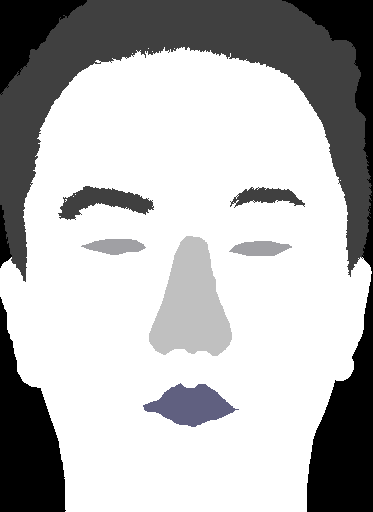
#> input picture 04.bmp, 373 x 512 px, given as the content of the folder dataset/test, which was not available
$ python evaluateSegment.py 04.bmp
#> lines starting #> are read from the running program, lines starting #| are printed output that depends on the picture; after the words box and inside, x2 and y2 are one past the last pixel; in counts of white or black regions, pixels touching at a corner belong together; pictures that were not available may be replaced by others from this repository, and a replacement may not be noted
### imageSegment.py
# -*- coding: utf-8 -*-
"""
imageSegment.py

YOUR WORKING FUNCTION

"""
import cv2
import numpy as np


input_dir = 'dataset/test'
output_dir = 'dataset/output'

# you are allowed to import other Python packages above
##########################
# [147 lines left out: function segmentImage, not called in this run]

### evaluateSegment.py
# -*- coding: utf-8 -*-
"""
Created on Sun Aug 29 03:57:37 2021

DO NOT MODIFY ANY CODES IN THIS FILE EXCEPT THE DEFAULT PARAMETERS
OTHERWISE YOUR RESULTS MAY BE INCORRECTLY EVALUATED!

@author: LOH

For questions or bug reporting, please send an email to yploh@mmu.edu.my
"""

import numpy as np
import matplotlib.pyplot as plt
import matplotlib.cm as cm
import cv2
import importlib
import sys, getopt
from prettytable import PrettyTable
import imageSegment as seg
from os import listdir
from os.path import isfile, join, splitext

# Default parameters (the only code you can change)
verbose = False #False, 1, or 2
input_dir = 'dataset/test'
output_dir = 'dataset/output'
groundtruth_dir = 'dataset/groundtruth'
numImages = 50
eps = 0.00000001

onlyfiles = [f for f in listdir(input_dir) if isfile(join(input_dir, f))]
files = onlyfiles[0:numImages]

## Read command linehargs
myopts, args = getopt.getopt(sys.argv[1:],"i:vph")

# Reload module
importlib.reload(seg)

################################################
# o == option    a == argument passed to the o #
################################################

# parsing command line args
for o, a in myopts:
    #print(o)
    #print(a)
    if o == '-v':
        verbose = 1
    elif o == '-p':
        verbose = 2
    elif o == '-h':
        print("\nUsage: %s -v to show evaluation for every image" % sys.argv[0])
        print("                           -p to show average evaluation of every face part")
        sys.exit()
    else:
        print(' ')

error = np.zeros((numImages,6),)
precision = np.zeros((numImages,6),)
recall = np.zeros((numImages,6),)
iou = np.zeros((numImages,6),)

# Evaluate each image and compare with ground-truth
for i,name in enumerate(files):
    inputImg = cv2.imread(input_dir + '/' + name)
#> inputImg is the input picture: shape (512, 373, 3); mean B, G, R 183, 182.6, 182.6
    outputImg = seg.segmentImage(inputImg).astype('float32')
#> in segmentImage, `img_hsv = cv2.cvtColor(img, cv2.COLOR_BGR2HSV)`: img_hsv: shape (512, 373, 3); mean H, S, V 2.4, 0.9, 183
#> in segmentImage, `img_lab = cv2.cvtColor(img, cv2.COLOR_BGR2LAB)`: img_lab: shape (512, 373, 3); mean of channels 0, 1, 2 183.9, 128.1, 127.8
#> in segmentImage, `img_ycbcr = cv2.cvtColor(img, cv2.COLOR_BGR2YCR_CB)`: img_ycbcr: shape (512, 373, 3); mean of channels 0, 1, 2 182.7, 128, 128.2
#> in segmentImage, `img_xyz = cv2.cvtColor(img, cv2.COLOR_BGR2XYZ)`: img_xyz: shape (512, 373, 3); mean of channels 0, 1, 2 173.4, 182.6, 184.8
#> in segmentImage, `img_yuv = cv2.cvtColor(img, cv2.COLOR_BGR2YUV)`: img_yuv: shape (512, 373, 3); mean of channels 0, 1, 2 182.7, 128.2, 127.9
#> in background_segmentation, `mask = cv2.inRange(image, lower_range, upper_range)`:
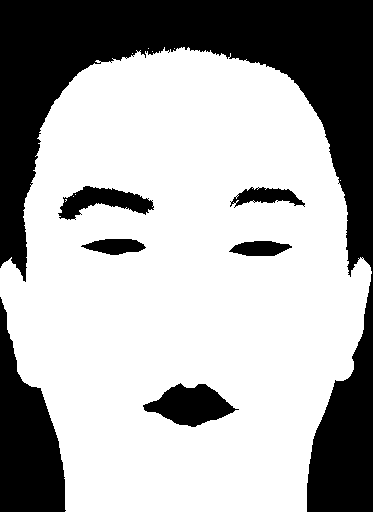
#> mask: shape (512, 373); 67.1% white; 7 black regions, largest, box (x1, y1, x2, y2) and area: (0, 0, 373, 512) 48305, (0, 297, 66, 512) 8243, (143, 383, 239, 427) 2412
#> in background_segmentation, `background = cv2.bitwise_and(image, image, mask = mask)`: background: shape (512, 373, 3); mean of channels 0, 1, 2 169, 85.9, 85.9
#> in background_segmentation, `background = cv2.morphologyEx(background, cv2.MORPH_CLOSE, kernelCross..`: background: shape (512, 373, 3); mean of channels 0, 1, 2 168.5, 85.7, 85.7
#> in hairEyebrows_segmentation, `cv2.fillPoly(image, pts = [block], color =(255,255,255))`: image: shape (512, 373, 3); mean of channels 0, 1, 2 179.4, 187, 188.1
#> in hairEyebrows_segmentation, `mask = cv2.inRange(image, lower_range, upper_range)`:
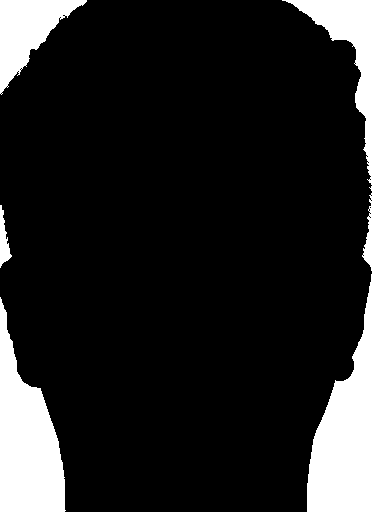
#> mask: shape (512, 373); 13.4% white; 4 white regions, box (x1, y1, x2, y2) and area: (282, 0, 373, 512) 13267, (0, 297, 66, 512) 8243, (0, 0, 87, 95) 3755, (0, 205, 12, 268) 378
#> in hairEyebrows_segmentation, `hairEyebrows = cv2.bitwise_and(image, image, mask = mask)`: hairEyebrows: shape (512, 373, 3); every value is 0
#> in mouth_segmentation, `mouth_roi = image[370:460,70:280]`: mouth_roi: shape (90, 210, 3); mean of channels 0, 1, 2 236.1, 128.9, 125.7
#> in mouth_segmentation, `roi = mouth[370:460,70:280]`: roi: shape (90, 210, 3); every value is 0
#> in mouth_segmentation, `mouth[370:460,70:280] = result`: mouth: shape (512, 373, 3); mean of channels 0, 1, 2 23.4, 12.8, 12.4
#> in mouth_segmentation, `mask = cv2.inRange(mouth, lower_range, upper_range)`: mask: shape (512, 373); every value is 0
#> in eyes_segmentation, `eyes_edges = cv2.Canny(image, threshold1=100,threshold2=180)`:
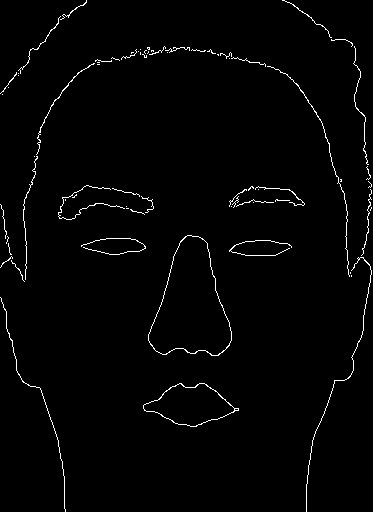
#> eyes_edges: shape (512, 373); 1.7% white in thin lines or dots
#> in eyes_segmentation, `eyes_roi = eyes_edges[210:290,60:310]`:
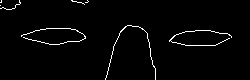
#> eyes_roi: shape (80, 250); 2.2% white in thin lines or dots
#> in eyes_segmentation, `roi = eyes[210:290,60:310]`: roi: shape (80, 250); every value is 0
#> in eyes_segmentation, `eyes[210:290,60:310] = result`:
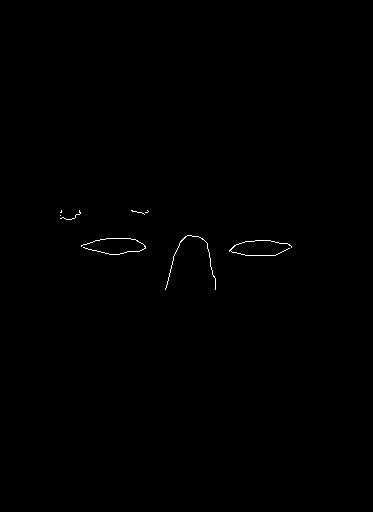
#> eyes: shape (512, 373); 0.23% white in thin lines or dots, all inside (x1, y1, x2, y2) = (60, 210, 292, 290)
#> in eyes_segmentation, `eyes = cv2.morphologyEx(eyes,cv2.MORPH_CLOSE,kernelEllipse,iterations=5)`: eyes: shape (512, 373); 2.5% white; 1 white region, box (x1, y1, x2, y2) and area: (65, 215, 292, 285) 4681
#> in nose_segmentation, `nose_roi = image[200:380,110:240]`: nose_roi: shape (180, 130, 3); mean H, S, V 2.6, 0.1, 232.2
#> in nose_segmentation, `roi = nose[200:380,110:240]`: roi: shape (180, 130, 3); every value is 0
#> in nose_segmentation, `nose[200:380,110:240] = result`: nose: shape (512, 373, 3); mean H, S, V 0.3, 0, 28.4
#> in segmentImage, `lian = beijing + pifu + maofa + zuiba + yanjing + bizi`: lian: shape (512, 373, 3); mean of channels 0, 1, 2 170.3, 87.4, 87.4
#> in segmentImage, `outImg[np.where(yanjing)] = [3]`:
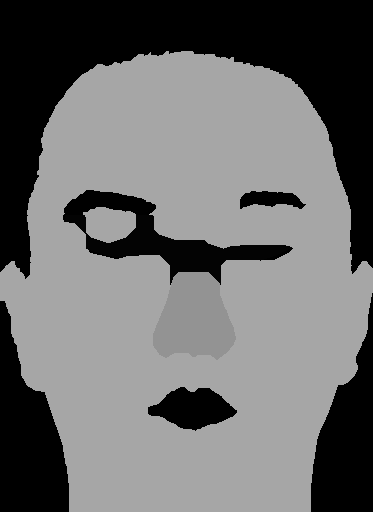
#> outImg: shape (512, 373); min 0, max 166, mean 107.7
#> in segmentImage, `outImg[np.where(beijing)] = [0]`: outImg: shape (512, 373); values 0 (black) and 3 (white), 0.69% white; 4 white regions (1 under 20 px), largest, box (x1, y1, x2, y2) and area: (89, 243, 148, 257) 615, (233, 245, 290, 260) 592, (65, 215, 82, 223) 96
    imgName = splitext(name)
    plt.imsave(output_dir + '/' + imgName[0] + '.bmp',255*outputImg/5,cmap=cm.gray)
    gt = cv2.imread(groundtruth_dir + '/' + imgName[0] + '.bmp',0)
    gt = np.round(5*gt.astype('float32')/255)

    for p in range(6):
        outputPart = (outputImg == p)*1
        gtPart = (gt == p)*1
        precision[i,p] = sum(sum(gtPart*outputPart))/(sum(sum(outputPart))+eps)
        recall[i,p] = sum(sum(gtPart*outputPart))/sum(sum(gtPart))
        error[i,p] = 1 - ((2*precision[i,p]*recall[i,p])/(precision[i,p]+recall[i,p]+eps))
        iou[i,p] = sum(sum(gtPart*outputPart))/sum(sum(np.clip(gtPart+outputPart,0,1)))
#> this loop made 6 passes
#> pass 2, `gtPart = (gt == p)*1`:
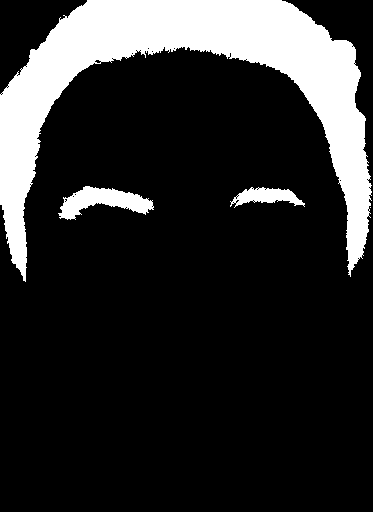
#> gtPart: shape (512, 373) int64; values 0 (black) and 1 (white), 17.5% white; 4 white regions (1 under 20 px), largest, box (x1, y1, x2, y2) and area: (0, 0, 372, 282) 30904, (58, 186, 154, 220) 1625, (230, 187, 305, 208) 821
#> after the loop, error = 50 rows, first 6: [0.762, 1, 1, 0.308, 1, 1], [0, 0, 0, 0, 0, 0], [0, 0, 0, 0, 0, 0], [0, 0, 0, 0, 0, 0], [0, 0, 0, 0, 0, 0], [0, 0, 0, 0, 0, 0]; iou = 50 rows, first 6: [0.135, 0, 0, 0.528, 0, 0], [0, 0, 0, 0, 0, 0], [0, 0, 0, 0, 0, 0], [0, 0, 0, 0, 0, 0], [0, 0, 0, 0, 0, 0], [0, 0, 0, 0, 0, 0]; precision = 50 rows, first 6: [0.135, 0, 0, 0.713, 0, 0], [0, 0, 0, 0, 0, 0], [0, 0, 0, 0, 0, 0], [0, 0, 0, 0, 0, 0], [0, 0, 0, 0, 0, 0], [0, 0, 0, 0, 0, 0]; recall = 50 rows, first 6: [1, 0, 0, 0.672, 0, 0], [0, 0, 0, 0, 0, 0], [0, 0, 0, 0, 0, 0], [0, 0, 0, 0, 0, 0], [0, 0, 0, 0, 0, 0], [0, 0, 0, 0, 0, 0]

# Print performance scores
if verbose==1:
    print('####  IMAGE RESULTS  ####')
    t = PrettyTable(['Image', 'Error','Precision','Recall','IoU'])#,'Splits','Merges'])
    avg_error = np.mean(error,axis=1)
    avg_precision = np.mean(precision,axis=1)
    avg_recall = np.mean(recall,axis=1)
    avg_iou = np.mean(iou,axis=1)

    for i in range(numImages):
        t.add_row([i+1, str(round(avg_error[i],4)),str(round(avg_precision[i],4)),\
                   str(round(avg_recall[i],4)),str(round(avg_iou[i],4))])

    t.add_row([' ',' ',' ',' ',' '])
    t.add_row(['All', str(round(np.sum(avg_error)/numImages,4)),str(round(np.sum(avg_precision)/numImages,4)),\
               str(round(np.sum(avg_recall)/numImages,4)),str(round(np.sum(avg_iou)/numImages,4))])
    print(t)

elif verbose==2:
    print('####  PARTS RESULTS  ####')
    t = PrettyTable(['Part', 'Error','Precision','Recall','IoU'])
    pt = ['Background','Hair/Eyebrows','Mouth','Eyes','Nose','Skin']
    avg_error = np.mean(error,axis=0)
    avg_precision = np.mean(precision,axis=0)
    avg_recall = np.mean(recall,axis=0)
    avg_iou = np.mean(iou,axis=0)

    for i in range(6):
        t.add_row([pt[i], str(round(avg_error[i],4)),str(round(avg_precision[i],4)),\
                   str(round(avg_recall[i],4)),str(round(avg_iou[i],4))])

    t.add_row([' ',' ',' ',' ',' '])
    t.add_row(['All', str(round(np.sum(avg_error)/numImages,4)),str(round(np.sum(avg_precision)/numImages,4)),\
               str(round(np.sum(avg_recall)/numImages,4)),str(round(np.sum(avg_iou)/numImages,4))])
    print(t)
else:

    avg_error = np.mean(error,axis=1)
#> avg_error = 50 values, max 0.845 at index 0, min 0 at index 1, mean 0.0169
    avg_precision = np.mean(precision,axis=1)
#> avg_precision = 50 values, max 0.141 at index 0, min 0 at index 1, mean 0.00283
    avg_recall = np.mean(recall,axis=1)
#> avg_recall = 50 values, max 0.279 at index 0, min 0 at index 1, mean 0.00557
    avg_iou = np.mean(iou,axis=1)
#> avg_iou = 50 values, max 0.111 at index 0, min 0 at index 1, mean 0.00221

    print('Adapted Rand Error: %d%%' % (np.sum(avg_error)/numImages*100))
#| Adapted Rand Error: 1%
    print('Precision: %d%%' % (np.sum(avg_precision)/numImages*100))
#| Precision: 0%
    print('Recall: %d%%' % (np.sum(avg_recall)/numImages*100))
#| Recall: 0%
    print('IoU: %d%%' % (np.sum(avg_iou)/numImages*100))
#| IoU: 0%


# END OF EVALUATION CODE####################################################
